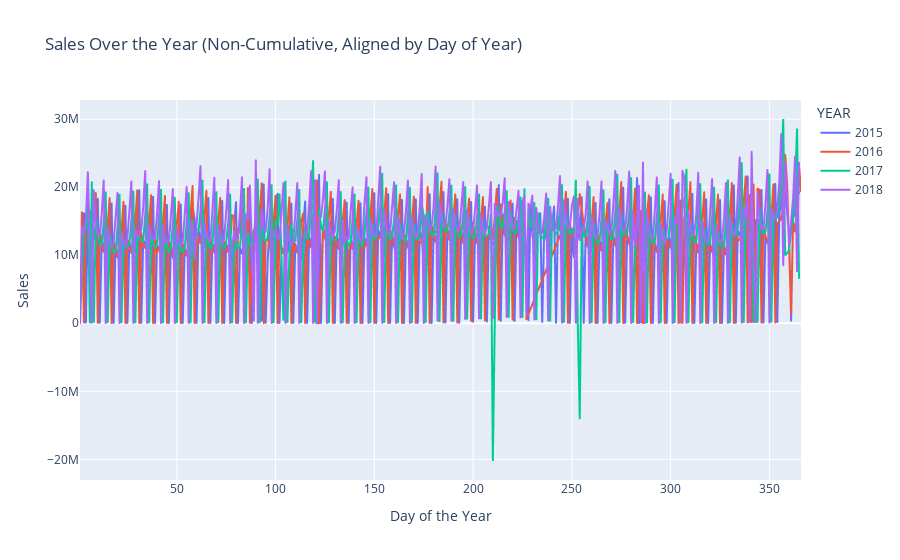
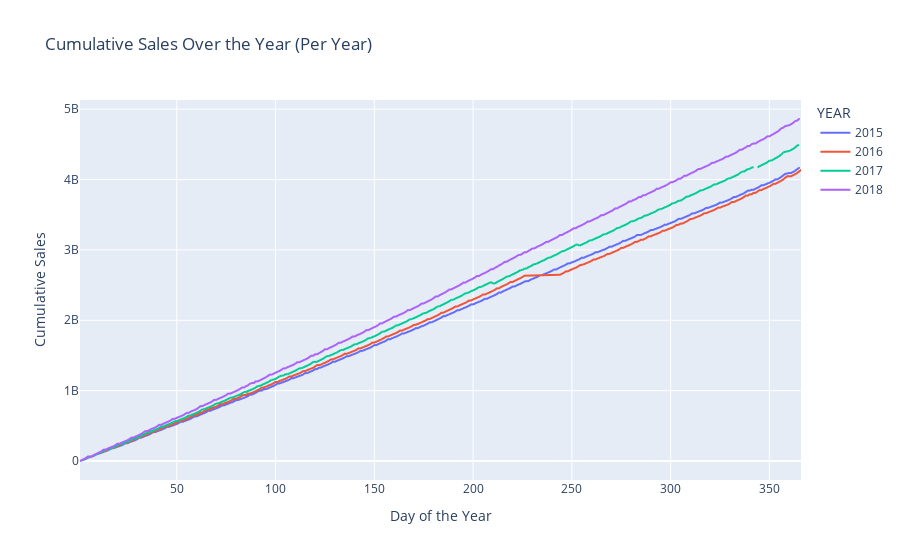

Notebook cell for these charts, in order:
### Code cell
# 3.1 Sales over the year
# Plot sales over the day of the year for each year
fig = px.line(sales_exploration, x='DAY_OF_YEAR', y='SALES', color='YEAR',
              title='Sales Over the Year (Non-Cumulative, Aligned by Day of Year)',
              labels={'DAY_OF_YEAR': 'Day of the Year', 'SALES': 'Sales'})
fig.show()

sales_exploration['CUMULATIVE_SALES'] = sales_exploration.groupby('YEAR')['SALES'].cumsum()
# Plot cumulative sales over the day of the year for each year
fig = px.line(sales_exploration, x='DAY_OF_YEAR', y='CUMULATIVE_SALES', color='YEAR',
              title='Cumulative Sales Over the Year (Per Year)',
              labels={'DAY_OF_YEAR': 'Day of the Year', 'CUMULATIVE_SALES': 'Cumulative Sales'})
fig.show()

# Remove cumulative sales
sales_exploration = sales_exploration.drop('CUMULATIVE_SALES', axis=1)

### Figure 1 — Plotly figure (JSON) as saved in the notebook; plotly's stock layout.template omitted (floating-point values rounded to 4 significant figures; data arrays with more than 128 entries replaced by an {"elided": "..."} marker saying what was removed)
{"data": [{"hovertemplate": "YEAR=2015<br>Day of the Year=%{x}<br>Sales=%{y}<extra></extra>", "legendgroup": "2015", "line": {"color": "#636efa", "dash": "solid"}, "marker": {"symbol": "circle"}, "mode": "lines", "name": "2015", "showlegend": true, "type": "scattergl", "x": {"elided": "363 int values"}, "xaxis": "x", "y": {"elided": "363 float values"}, "yaxis": "y"}, {"hovertemplate": "YEAR=2016<br>Day of the Year=%{x}<br>Sales=%{y}<extra></extra>", "legendgroup": "2016", "line": {"color": "#EF553B", "dash": "solid"}, "marker": {"symbol": "circle"}, "mode": "lines", "name": "2016", "showlegend": true, "type": "scattergl", "x": {"elided": "347 int values"}, "xaxis": "x", "y": {"elided": "347 float values"}, "yaxis": "y"}, {"hovertemplate": "YEAR=2017<br>Day of the Year=%{x}<br>Sales=%{y}<extra></extra>", "legendgroup": "2017", "line": {"color": "#00cc96", "dash": "solid"}, "marker": {"symbol": "circle"}, "mode": "lines", "name": "2017", "showlegend": true, "type": "scattergl", "x": {"elided": "364 int values"}, "xaxis": "x", "y": {"elided": "364 float values"}, "yaxis": "y"}, {"hovertemplate": "YEAR=2018<br>Day of the Year=%{x}<br>Sales=%{y}<extra></extra>", "legendgroup": "2018", "line": {"color": "#ab63fa", "dash": "solid"}, "marker": {"symbol": "circle"}, "mode": "lines", "name": "2018", "showlegend": true, "type": "scattergl", "x": {"elided": "363 int values"}, "xaxis": "x", "y": {"elided": "363 float values"}, "yaxis": "y"}], "layout": {"legend": {"title": {"text": "YEAR"}, "tracegroupgap": 0}, "title": {"text": "Sales Over the Year (Non-Cumulative, Aligned by Day of Year)"}, "xaxis": {"anchor": "y", "domain": [0, 1], "title": {"text": "Day of the Year"}}, "yaxis": {"anchor": "x", "domain": [0, 1], "title": {"text": "Sales"}}}}

### Figure 2 — Plotly figure (JSON) as saved in the notebook; plotly's stock layout.template omitted (floating-point values rounded to 4 significant figures; data arrays with more than 128 entries replaced by an {"elided": "..."} marker saying what was removed)
{"data": [{"hovertemplate": "YEAR=2015<br>Day of the Year=%{x}<br>Cumulative Sales=%{y}<extra></extra>", "legendgroup": "2015", "line": {"color": "#636efa", "dash": "solid"}, "marker": {"symbol": "circle"}, "mode": "lines", "name": "2015", "showlegend": true, "type": "scattergl", "x": {"elided": "363 int values"}, "xaxis": "x", "y": {"elided": "363 float values"}, "yaxis": "y"}, {"hovertemplate": "YEAR=2016<br>Day of the Year=%{x}<br>Cumulative Sales=%{y}<extra></extra>", "legendgroup": "2016", "line": {"color": "#EF553B", "dash": "solid"}, "marker": {"symbol": "circle"}, "mode": "lines", "name": "2016", "showlegend": true, "type": "scattergl", "x": {"elided": "347 int values"}, "xaxis": "x", "y": {"elided": "347 float values"}, "yaxis": "y"}, {"hovertemplate": "YEAR=2017<br>Day of the Year=%{x}<br>Cumulative Sales=%{y}<extra></extra>", "legendgroup": "2017", "line": {"color": "#00cc96", "dash": "solid"}, "marker": {"symbol": "circle"}, "mode": "lines", "name": "2017", "showlegend": true, "type": "scattergl", "x": {"elided": "364 int values"}, "xaxis": "x", "y": {"elided": "364 float values"}, "yaxis": "y"}, {"hovertemplate": "YEAR=2018<br>Day of the Year=%{x}<br>Cumulative Sales=%{y}<extra></extra>", "legendgroup": "2018", "line": {"color": "#ab63fa", "dash": "solid"}, "marker": {"symbol": "circle"}, "mode": "lines", "name": "2018", "showlegend": true, "type": "scattergl", "x": {"elided": "363 int values"}, "xaxis": "x", "y": {"elided": "363 float values"}, "yaxis": "y"}], "layout": {"legend": {"title": {"text": "YEAR"}, "tracegroupgap": 0}, "title": {"text": "Cumulative Sales Over the Year (Per Year)"}, "xaxis": {"anchor": "y", "domain": [0, 1], "title": {"text": "Day of the Year"}}, "yaxis": {"anchor": "x", "domain": [0, 1], "title": {"text": "Cumulative Sales"}}}}
